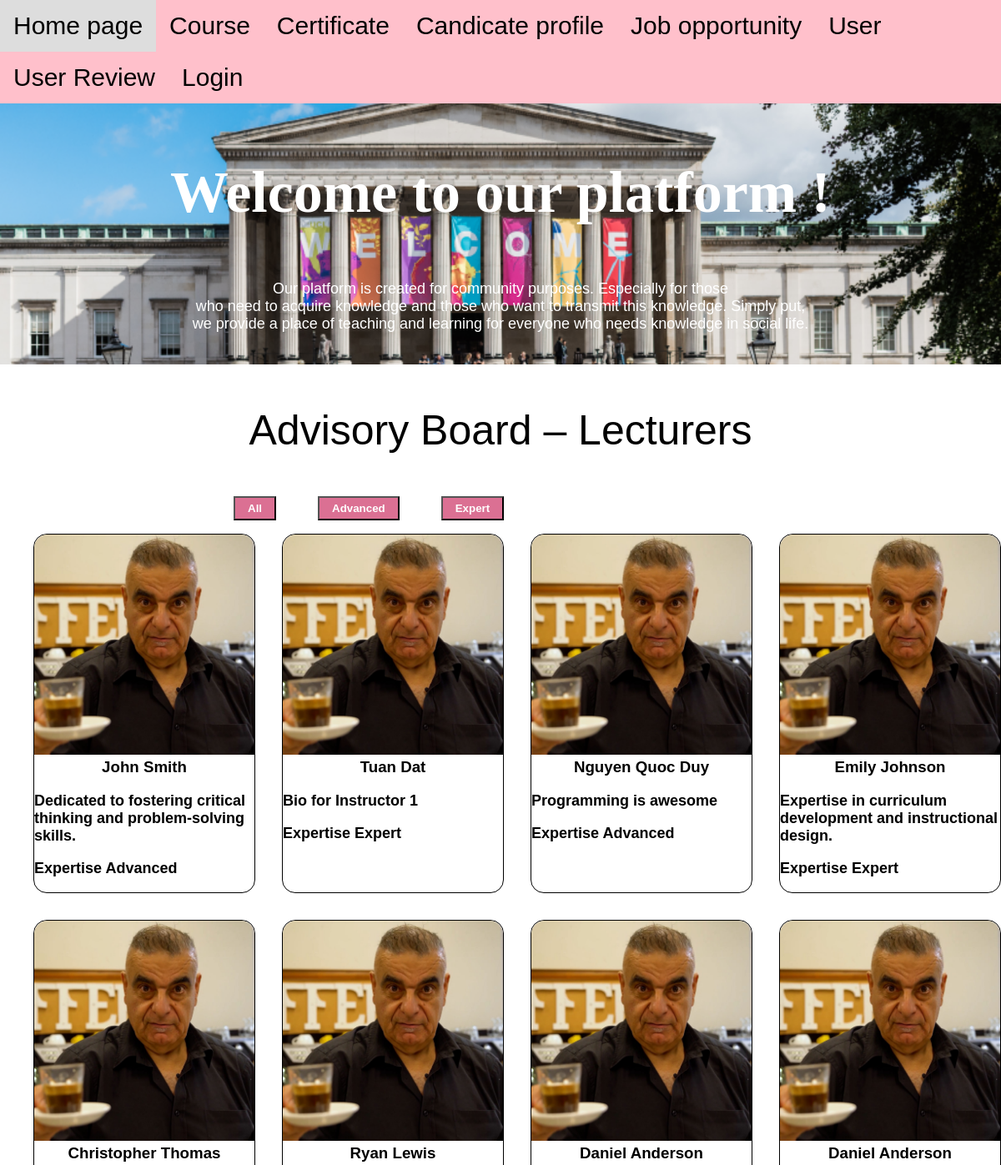
The app's page / (upper part), older data.
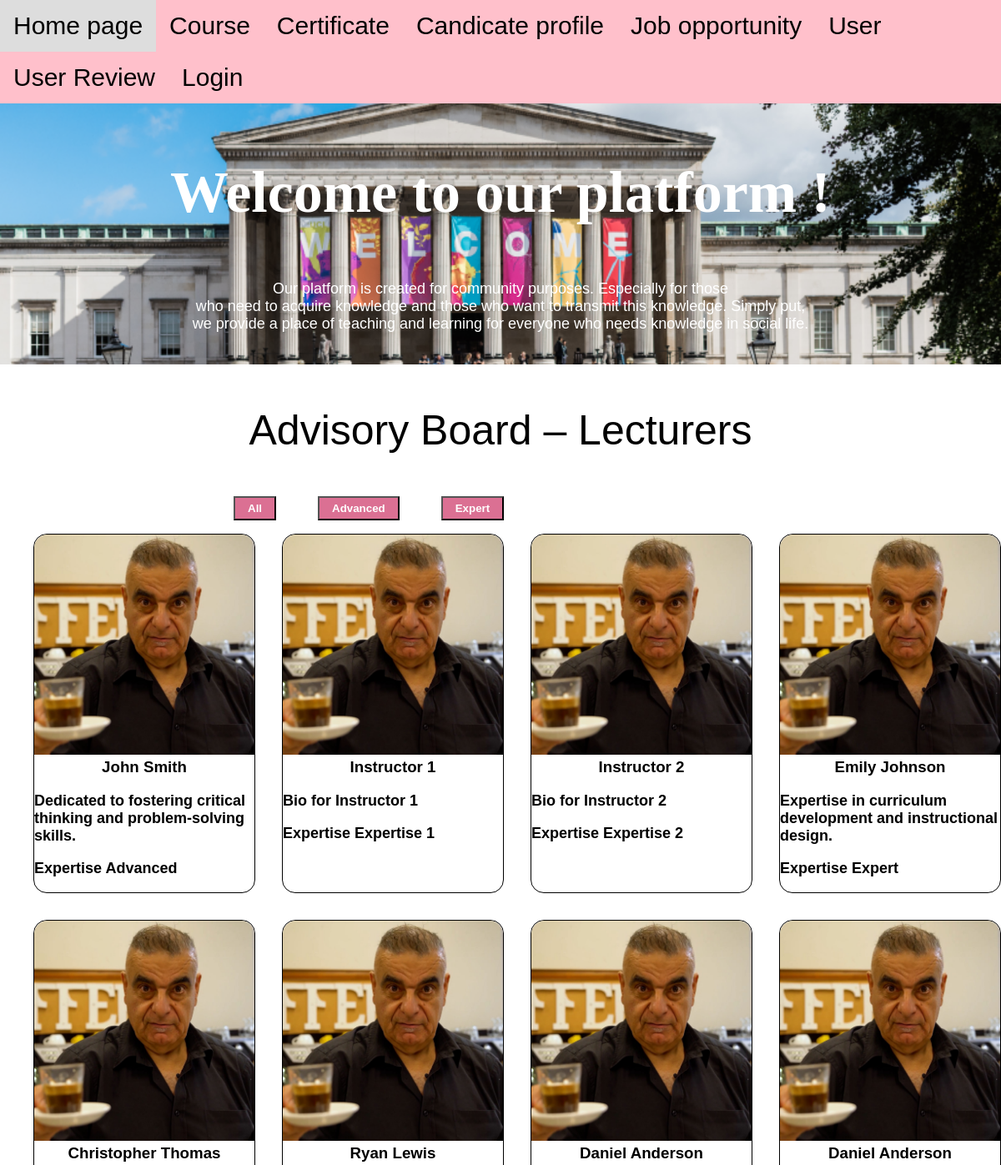
The same page, newer data.
### tables this page shows
CREATE TABLE `instructors` (
  `instructor_id` int(11) NOT NULL,
  `instructor_name` varchar(255) NOT NULL,
  `expertise` text DEFAULT NULL,
  `bio` text DEFAULT NULL
);

### index.php (the view, shortened to what this page needs)
<?php
  include_once('includes/dbConnect.php');
  if ($_SERVER["REQUEST_METHOD"] == "GET" && isset($_GET["level"])) {
    $level = $_GET["level"];
    $sql = "SELECT * FROM instructors WHERE expertise = '$level'";
  } else {
    $sql = "SELECT * FROM instructors LIMIT 15";
  }
  $result = mysqli_query($conn, $sql);
  $resultCheck = mysqli_num_rows($result);
?>
<!DOCTYPE html>
<html lang="en">
  <head>
    <link rel="stylesheet" href="css/web.css" />
  </head>
  <body>
    <div class="taskbar">
      <ul>
        <li class="mucluc"><a href="index.php">Home page</a></li>
        <li class="mucluc"><a href="page/course.php">Course</a></li>
        <li class="mucluc"><a href="page/certificate.php">Certificate</a></li>
        <li class="mucluc"><a href="page/candicateprofile.php">Candicate profile</a></li>
        <li class="mucluc"><a href="page/jobopportunity.php"> Job opportunity</a></li>
        <li class="mucluc"><a href="page/User.php">User</a></li>
        <li class="mucluc"><a href="page/Userreview.php">User Review</a></li>
        <li class="mucluc"><a href="page/login.php">Login</a></li>
      </ul>
    </div>
    <div class="main-content">
      <h1 class ="title"; style="color: white; font-size: 70px;">Welcome to our platform !</h1>
      <p>Our platform is created for community purposes. Especially for those </br>
      who need to acquire knowledge and those who want to transmit this knowledge. Simply put,</br>
      we provide a place of teaching and learning for everyone who needs knowledge in social life.</p>
    </div>
    <div class="bcv">
      <p class="bcv-header">Advisory Board – Lecturers</p>
    </div>
    <div class="taskbar-2">
      <form action="index.php" method="get">
        <ul class="sql-task">
          <li><button class="buttonn" type="submit">All</a></li>
          <li><button class="buttonn" type="submit" name="level" value="Advanced">Advanced</a></li>
          <li><button class="buttonn"type="submit" name="level" value="Expert">Expert</a></li>
        </ul>
      </form>
    </div>
    <ul style=" display: grid; list-style: none; grid-template-columns: repeat(auto-fill, minmax(250px, 1fr)); font-weight: bolder; gap: 2em; ">
      <?php
        if ($resultCheck > 0) {
         while ($row = mysqli_fetch_assoc($result)) {
      ?>
          <li style='border: solid 1px; border-radius: 1em;'>
            <img style='border-radius: 1em 1em 0 0' src='image/Mr-jan.jpg' alt='' width='100%' height='auto' />
            <h3 class="title-name">
              <?php echo $row['instructor_name']; ?>
            </h3>
            <p style='color: black'> <?php echo $row['bio']; ?></p>
            <p style='color: black'> Expertise <?php echo $row['expertise']; ?></p>
          </li>
      <?php
          }
        }
      ?>
    </ul>
  </body>
</html>

### css/web.css (style rules this page uses)
body { font-family: Arial, sans-serif; margin: 0; padding: 0; }
.taskbar { background-color:pink; overflow: hidden; display: flex; justify-content: center; }
.taskbar ul { list-style-type: none; margin: 0; padding: 0; }
.taskbar li { float: left; }
.taskbar li a { display: block; color: rgb(0, 0, 0); text-align: center; padding: 14px 16px; text-decoration: none; }
.mucluc { font-size: 30px; }
h1 { text-align: center; font-size: 50px; color: #000000; }
p { font-size: 18px; color: #ffffff; }
.taskbar-2 li { margin-right: 50px; }
h3 { text-align: center; color: #000000; margin-top: 0; }
.main-content::before { content: ""; position: absolute; top: 0; left: 0; width: 100%; height: 100%; z-index: 0; }
form { width: 60%; margin: auto; }
.buttonn { padding: 5px 15px; color: white; background-color: palevioletred; font-weight: bolder; }
.title { font-family: fantasy; }
.main-content { position: relative; height: auto; background-image: url('../image/ucl-1.png'); background-size: cover; background-position: center; color: white; text-align: center; padding: 20px; display: flex; flex-direction: column; justify-content: center; }
.bcv-header { color: black; text-align: center; font-size: 50px; }
.sql-task { display: flex; list-style: none; font-weight: bolder; }

Row changes from the older to the newer data that the page shows:
removed instructors: instructor_name "Nguyen Quoc Duy", bio "Programming is awesome", expertise "Advanced"
changed instructors "Bio for Instructor 1": instructor_name "Tuan Dat" → "Instructor 1"; expertise "Expert" → "Expertise 1"
added instructors: instructor_name "Instructor 2", bio "Bio for Instructor 2", expertise "Expertise 2"
